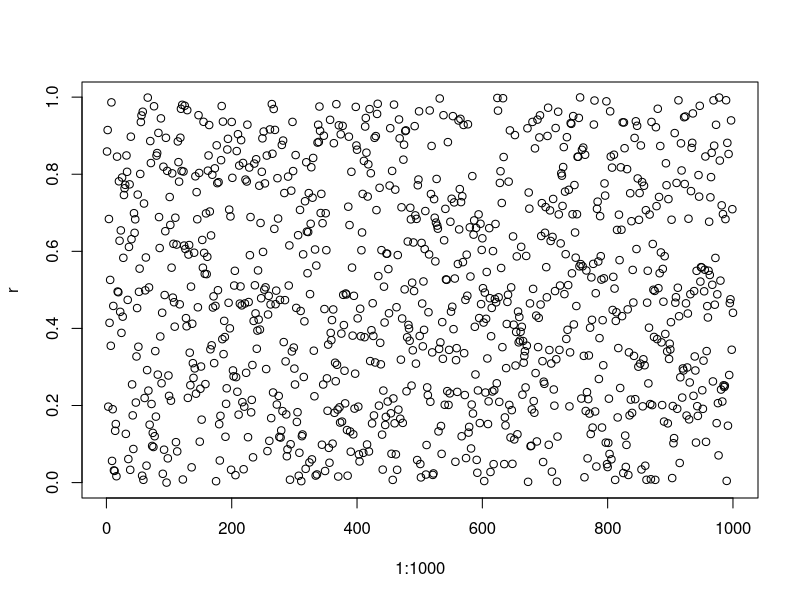
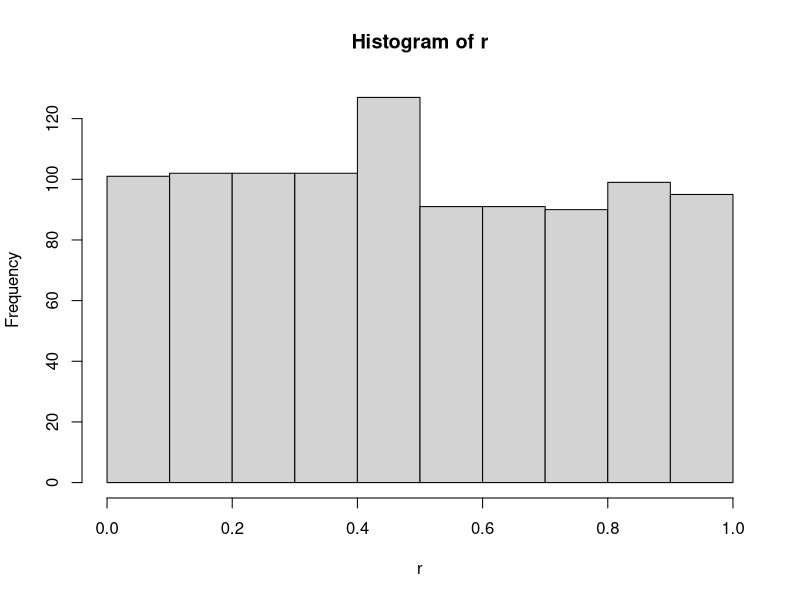

Generate these figures, in order, with R:
# runif: uniform distribution

r <- runif(10, -1, 1)
r
# [1] -0.46469398 -0.45269714  0.18161681  0.03550296  0.08549162  0.35735277
# [7]  0.47083597 -0.84420644  0.77130939  0.87615484

X11()

r <- runif(1000, 0, 1)

plot(1:1000, r)

z <- locator(1) # wait for mouse click or enter pressed

hist(r)

z <- locator(1) # wait for mouse click or enter pressed
